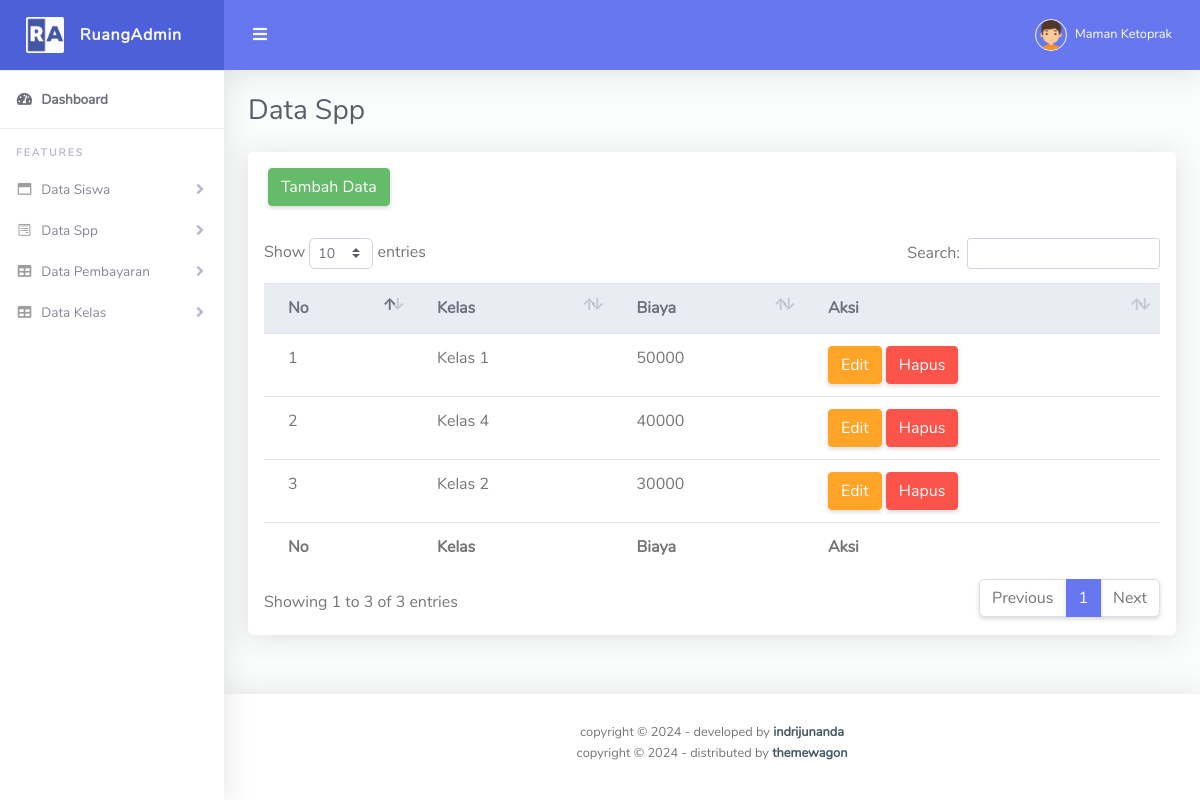
Screenshot of /admin/spp.php (signed in) with the database file from the repository.
### tables this page shows
CREATE TABLE `spp_221043` (
  `id_221043` int(11) NOT NULL,
  `id_kelas_221043` int(11) NOT NULL,
  `biaya_221043` decimal(10,0) NOT NULL
);

CREATE TABLE `kelas_221043` (
  `id_221043` int(11) NOT NULL,
  `kelas_221043` varchar(255) NOT NULL
);

### admin/spp.php (the view, shortened to what this page needs)
<?php
include '../koneksi.php';
?>
<!DOCTYPE html>
<html lang="en">
<head>
  <link href="../assets/vendor/fontawesome-free/css/all.min.css" rel="stylesheet" type="text/css">
  <link href="../assets/vendor/bootstrap/css/bootstrap.min.css" rel="stylesheet" type="text/css">
  <link href="../assets/css/ruang-admin.min.css" rel="stylesheet">
  <link href="../assets/vendor/datatables/dataTables.bootstrap4.min.css" rel="stylesheet">
</head>
<body id="page-top">
  <div id="wrapper">
    <ul class="navbar-nav sidebar sidebar-light accordion" id="accordionSidebar">
      <a class="sidebar-brand d-flex align-items-center justify-content-center" href="index.html">
        <div class="sidebar-brand-icon">
          <img src="img/logo/logo2.png">
        </div>
        <div class="sidebar-brand-text mx-3">RuangAdmin</div>
      </a>
      <hr class="sidebar-divider my-0">
      <li class="nav-item active">
        <a class="nav-link" href="index.php">
          <i class="fas fa-fw fa-tachometer-alt"></i>
          <span>Dashboard</span></a>
      </li>
      <hr class="sidebar-divider">
      <div class="sidebar-heading">
        Features
      </div>
      <li class="nav-item">
        <a class="nav-link collapsed" href="#" data-toggle="collapse" data-target="#collapseBootstrap"
          aria-expanded="true" aria-controls="collapseBootstrap">
          <i class="far fa-fw fa-window-maximize"></i>
          <span>Data Siswa</span>
        </a>
      </li>
      <li class="nav-item">
        <a class="nav-link collapsed" href="#" data-toggle="collapse" data-target="#collapseForm" aria-expanded="true"
          aria-controls="collapseForm">
          <i class="fab fa-fw fa-wpforms"></i>
          <span>Data Spp</span>
        </a>
      </li>
      <li class="nav-item">
        <a class="nav-link collapsed" href="#" data-toggle="collapse" data-target="#collapseTable" aria-expanded="true"
          aria-controls="collapseTable">
          <i class="fas fa-fw fa-table"></i>
          <span>Data Pembayaran</span>
        </a>
      </li>
      <li class="nav-item">
        <a class="nav-link collapsed" href="#" data-toggle="collapse" data-target="#kelas" aria-expanded="true"
          aria-controls="kelas">
          <i class="fas fa-fw fa-table"></i>
          <span>Data Kelas</span>
        </a>
      </li>
    </ul>
    <div id="content-wrapper" class="d-flex flex-column">
      <div id="content">
        <nav class="navbar navbar-expand navbar-light bg-navbar topbar mb-4 static-top">
          <button id="sidebarToggleTop" class="btn btn-link rounded-circle mr-3">
            <i class="fa fa-bars"></i>
          </button>
          <ul class="navbar-nav ml-auto">
            <li class="nav-item dropdown no-arrow">
              <a class="nav-link dropdown-toggle" href="#" id="userDropdown" role="button" data-toggle="dropdown"
                aria-haspopup="true" aria-expanded="false">
                <img class="img-profile rounded-circle" src="img/boy.png" style="max-width: 60px">
                <span class="ml-2 d-none d-lg-inline text-white small">Maman Ketoprak</span>
              </a>
            </li>
          </ul>
        </nav>
        <div class="container-fluid" id="container-wrapper">
          <div class="d-sm-flex align-items-center justify-content-between mb-4">
            <h1 class="h3 mb-0 text-gray-800">Data Spp</h1>
          </div>
          <div class="row">
            <div class="col-lg-12">
              <div class="card mb-4">
                <div class="card-header py-3 d-flex flex-row align-items-center justify-content-between">
                  <a class="btn btn-success" href="tambahspp.php">Tambah Data</a>
                </div>
                <div class="table-responsive p-3">
                  <table class="table align-items-center table-flush" id="dataTable">
                    <thead class="thead-light">
                      <tr>
                        <th>No</th>
                        <th>Kelas</th>
                        <th>Biaya</th>
                        <th>Aksi</th>
                      </tr>
                    </thead>
                    <tfoot>
                      <tr>
                        <th>No</th>
                        <th>Kelas</th>
                        <th>Biaya</th>
                        <th>Aksi</th>
                      </tr>
                    </tfoot>
                    <tbody>
                    <?php
                        $no = 1;
                        $tampil = mysqli_query($koneksi, "SELECT
                                                              spp_221043.*,
                                                              kelas_221043.kelas_221043
                                                          FROM
                                                              spp_221043
                                                          JOIN
                                                              kelas_221043 ON spp_221043.id_kelas_221043 = kelas_221043.id_221043
                                                          ");
                        while($data = mysqli_fetch_array($tampil)):
                        ?>
                        <tr>
                          <td><?= $no++ ?></td>
                          <td><?= $data['kelas_221043'] ?></td>
                          <td><?= $data['biaya_221043'] ?></td>
                          <td>
                          <a class="btn btn-warning" href="editspp.php?hal=edit&id=<?= $data['id_221043']?>">Edit</a>
                          <a class="btn btn-danger" href="spp.php?hal=hapus&id=<?= $data['id_221043']?>" onclick="return confirm('Apakah Anda Yakin Ingin Menghapus Data?')">Hapus</a>
                          </td>
                        </tr>
                        <?php
                      endwhile;
                      ?>
                    </tbody>
                  </table>
                </div>
              </div>
            </div>
          </div>
        </div>
      </div>
      <footer class="sticky-footer bg-white">
        <div class="container my-auto">
          <div class="copyright text-center my-auto">
            <span>copyright &copy; <script> document.write(new Date().getFullYear()); </script> - developed by
              <b><a href="https://indrijunanda.gitlab.io/" target="_blank">indrijunanda</a></b>
            </span>
          </div>
        </div>
        <div class="container my-auto py-2">
          <div class="copyright text-center my-auto">
            <span>copyright &copy; <script> document.write(new Date().getFullYear()); </script> - distributed by
              <b><a href="https://themewagon.com/" target="_blank">themewagon</a></b>
            </span>
          </div>
        </div>
      </footer>
    </div>
  </div>
</body>
</html>

### rows the page displays
spp_221043: id_kelas_221043.kelas_221043 "Kelas 1", biaya_221043 "50000"
spp_221043: id_kelas_221043.kelas_221043 "Kelas 4", biaya_221043 "40000"
spp_221043: id_kelas_221043.kelas_221043 "Kelas 2", biaya_221043 "30000"
